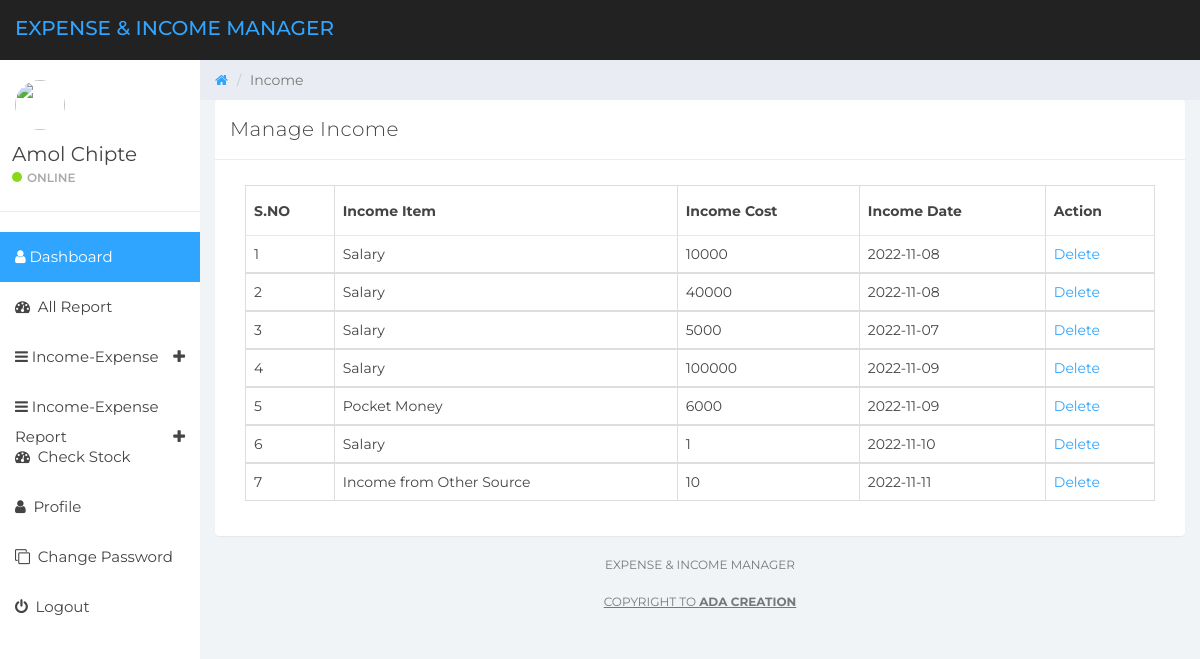
The page /manage-income.php (signed in) on the database its author committed.
### tables this page shows
CREATE TABLE `tbluser` (
  `ID` int(10) NOT NULL,
  `FullName` varchar(150) DEFAULT NULL,
  `Email` varchar(200) DEFAULT NULL,
  `MobileNumber` bigint(10) DEFAULT NULL,
  `Password` varchar(200) DEFAULT NULL,
  `RegDate` timestamp NOT NULL DEFAULT current_timestamp()
);

CREATE TABLE `tblincome` (
  `ID` int(10) NOT NULL,
  `UserId` int(10) NOT NULL,
  `IncomeDate` date DEFAULT NULL,
  `IncomeItem` varchar(200) DEFAULT NULL,
  `IncomeCost` varchar(200) DEFAULT NULL,
  `NoteDate` timestamp NULL DEFAULT current_timestamp()
);

### manage-income.php (the view, shortened to what this page needs)
  <?php
if (strlen($_SESSION['detsuid']==0)) {
  header('location:logout.php');
  } else{
?>
<!DOCTYPE html>
<html>
<head>
	<link href="css/bootstrap.min.css" rel="stylesheet">
	<link href="css/font-awesome.min.css" rel="stylesheet">
	<link href="css/datepicker3.css" rel="stylesheet">
	<link href="css/styles.css" rel="stylesheet">
</head>
<body>
	<?php include_once('includes/header.php');?>
	<?php include_once('includes/sidebar.php');?>
	<div class="col-sm-9 col-sm-offset-3 col-lg-10 col-lg-offset-2 main">
		<div class="row">
			<ol class="breadcrumb">
				<li><a href="#">
					<em class="fa fa-home"></em>
				</a></li>
				<li class="active">Income</li>
			</ol>
		</div>
		<div class="row">
			<div class="col-lg-12">
				<div class="panel panel-default">
					<div class="panel-heading">Manage Income</div>
					<div class="panel-body">
						<div class="col-md-12">
							<div class="table-responsive">
            <table class="table table-bordered mg-b-0">
              <thead>
                <tr>
                  <th>S.NO</th>
                  <th>Income Item</th>
                  <th>Income Cost</th>
                  <th>Income Date</th>
                  <th>Action</th>
                </tr>
              </thead>
              <?php
              $userid=$_SESSION['detsuid'];
$ret=mysqli_query($con,"select * from tblincome where UserId='$userid'");
$cnt=1;
while ($row=mysqli_fetch_array($ret)) {
?>
              <tbody>
                <tr>
                  <td><?php echo $cnt;?></td>
                  <td><?php  echo $row['IncomeItem'];?></td>
                  <td><?php  echo $row['IncomeCost'];?></td>
                  <td><?php  echo $row['IncomeDate'];?></td>
                  <td><a href="manage-income.php?delid=<?php echo $row['ID'];?>">Delete</a>
                </tr>
                <?php
$cnt=$cnt+1;
}?>
              </tbody>
            </table>
          </div>
						</div>
					</div>
				</div>
			</div>
			<?php include_once('includes/footer.php');?>
		</div>
	</div>
</body>
</html>
<?php }  ?>

### includes/sidebar.php (shortened to what this page needs)
<?php
include('includes/dbconnection.php');
?>
<div id="sidebar-collapse" class="col-sm-3 col-lg-2 sidebar">
        <div class="profile-sidebar">
            <div class="profile-userpic">
                <img src="/inc_exp_system/assets/images/userlogin.png" class="img-responsive" alt="">
            </div>
            <div class="profile-usertitle">
                <?php
$uid=$_SESSION['detsuid'];
$ret=mysqli_query($con,"select FullName from tbluser where ID='$uid'");
$row=mysqli_fetch_array($ret);
$name=$row['FullName'];
?>
                <div class="profile-usertitle-name"><?php echo $name; ?></div>
                <div class="profile-usertitle-status"><span class="indicator label-success"></span>Online</div>
            </div>
        </div>
        <ul class="nav menu">
            <li class="active"><a href="balance-user.php"><em class="fa fa-user">&nbsp;</em>Dashboard</a></li>
            <li><a href="dashboard.php"><em class="fa fa-dashboard">&nbsp;</em> All Report</a></li>
            <li class="parent "><a data-toggle="collapse" href="#sub-item-1">
                <em class="fa fa-navicon">&nbsp;</em>Income-Expense <span data-toggle="collapse" href="#sub-item-1" class="icon pull-right"><em class="fa fa-plus"></em></span>
                </a>
            </li>
  <li class="parent "><a data-toggle="collapse" href="#sub-item-2">
                <em class="fa fa-navicon">&nbsp;</em>Income-Expense Report <span data-toggle="collapse" href="#sub-item-1" class="icon pull-right"><em class="fa fa-plus"></em></span>
                </a>
            </li>
            <li><a href="stock.php"><em class="fa fa-dashboard">&nbsp;</em> Check Stock</a></li>
            <li><a href="user-profile.php"><em class="fa fa-user">&nbsp;</em> Profile</a></li>
            <li><a href="change-password.php"><em class="fa fa-clone">&nbsp;</em> Change Password</a></li>
<li><a href="logout.php"><em class="fa fa-power-off">&nbsp;</em> Logout</a></li>
        </ul>
    </div>

### css/styles.css (style rules this page uses)
body { background: #f1f4f7; padding-top: 60px; font-size: 14px; color: #444444; font-family: "Montserrat", "Helvetica Neue", Helvetica, Arial, sans-serif; }
a, a:hover, a:focus { color: #30a5ff; }
.label-success { background-color: #8ad919; }
.panel { border: 0; }
.panel-heading { font-size: 20px; font-weight: 300; letter-spacing: 0.025em; height: 60px; line-height: 38px; }
.panel-default .panel-heading { background: #fff; border-bottom: 1px solid #e9ecf2; color: #444444; }
.sidebar { display: block; padding: 0; display: none; box-shadow: none; background: #fff; }
.sidebar ul { margin: 20px 0px; }
@media (min-width: 768px) { .sidebar { display: block; position: fixed; top: 60px; bottom: 0; left: 0; z-index: 1000; display: block; margin: 0; padding: 0; overflow-x: hidden; overflow-y: auto; } }
.sidebar ul.nav .active a, .sidebar ul.nav li.parent a.active, .sidebar ul.nav .active > a:hover, .sidebar ul.nav li.parent a.active:hover, .sidebar ul.nav .active > a:focus, .sidebar ul.nav li.parent a.active:focus { color: #fff; background-color: #30a5ff; }
.sidebar ul.nav li a { height: 50px; font-size: 15px; line-height: 2em; color: #444444; }
.profile-sidebar { padding: 10px 0; border-bottom: 1px solid #e9ecf2; }
.indicator { width: 10px; height: 10px; display: inline-block; border-radius: 9999px; margin-right: 5px; }
.profile-userpic img { float: left; margin: 10px 0px 0px 15px; width: 50px; height: 50px; border-radius: 9999px !important; }
.profile-usertitle { float: left; text-align: left; margin: 10px 0 0 12px; }
.profile-usertitle-name { font-size: 20px; margin-bottom: 0px; }
.profile-usertitle-status { text-transform: uppercase; color: #AAA; font-size: 12px; font-weight: 600; margin-bottom: 15px; }
.breadcrumb { border-radius: 0; padding: 10px 15px 10px 15px; background: #e9ecf2; margin: 0; }
.table { background: #fff; }
.table > thead > tr > th { border-bottom: 1px solid #e6e7e8; vertical-align: middle; height: 50px; }

### rows shown on the page
tbluser: FullName "Amol Chipte"
tblincome: IncomeItem "Salary", IncomeCost "10000", IncomeDate "2022-11-08"
tblincome: IncomeItem "Salary", IncomeCost "40000", IncomeDate "2022-11-08"
tblincome: IncomeItem "Salary", IncomeCost "5000", IncomeDate "2022-11-07"
tblincome: IncomeItem "Salary", IncomeCost "100000", IncomeDate "2022-11-09"
tblincome: IncomeItem "Pocket Money", IncomeCost "6000", IncomeDate "2022-11-09"
tblincome: IncomeItem "Salary", IncomeCost "1", IncomeDate "2022-11-10"
tblincome: IncomeItem "Income from Other Source", IncomeCost "10", IncomeDate "2022-11-11"
